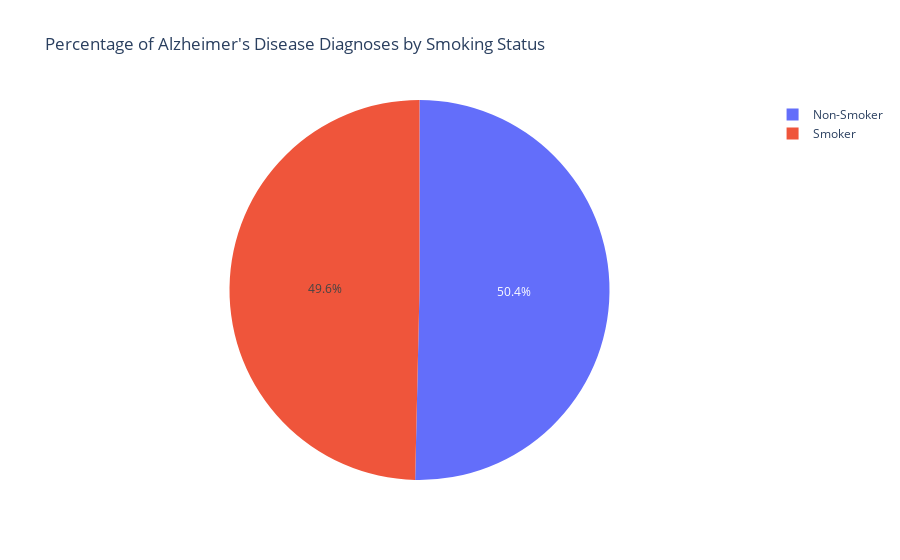

Write notebook code for a chart like this one.
### Code cell
# Create separate DataFrames for smokers and non-smokers
smoke = df[df['Smoking'] == 1]
no_smoke = df[df['Smoking'] == 0]

# Calculate the percentage of patients diagnosed with Alzheimer's Disease for smokers and non-smokers
smoke_per = calculate_percentage(smoke)
nosmoke_per = calculate_percentage(no_smoke)

# Create a DataFrame for plotting
data = {
    'Smoking': ['Non-Smoker', 'Smoker'],
    'Percentage Diagnosed': [nosmoke_per, smoke_per]
}
plot_df = pd.DataFrame(data)

# Plot a pie chart using Plotly
fig = px.pie(plot_df, names='Smoking', values='Percentage Diagnosed', title='Percentage of Alzheimer\'s Disease Diagnoses by Smoking Status')
fig.show()

### Figure 1 — Plotly figure (JSON) as saved in the notebook; plotly's stock layout.template omitted (floating-point values rounded to 4 significant figures)
{"data": [{"domain": {"x": [0, 1], "y": [0, 1]}, "hovertemplate": "Smoking=%{label}<br>Percentage Diagnosed=%{value}<extra></extra>", "labels": ["Non-Smoker", "Smoker"], "legendgroup": "", "name": "", "showlegend": true, "type": "pie", "values": [35.51, 35]}], "layout": {"legend": {"tracegroupgap": 0}, "title": {"text": "Percentage of Alzheimer's Disease Diagnoses by Smoking Status"}}}
